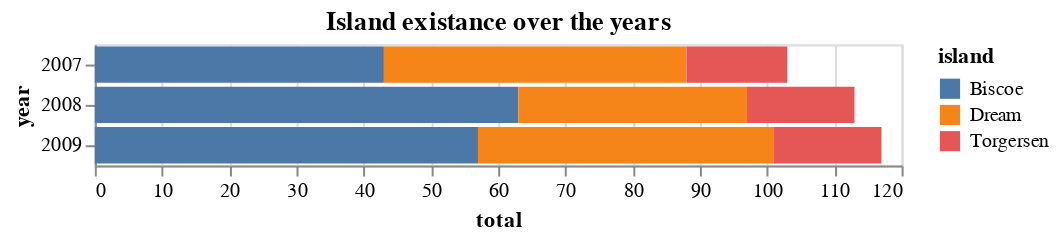

Notebook source saved alongside this figure:
### Code cell
alt.Chart(penguins_year_island.to_pandas()).mark_bar(
).encode(
    alt.Y('year:O'),
    alt.X('total'),
    alt.Color('island')
).properties(title='Island existance over the years'
            )

### Figure 1 — Vega-Lite specification as saved in the notebook (floating-point values rounded to 4 significant figures)
{"config": {"view": {"continuousWidth": 400, "continuousHeight": 300}}, "data": {"name": "data-0c6ff64e9c40157f6d870bc247d22f42"}, "mark": "bar", "encoding": {"color": {"type": "nominal", "field": "island"}, "x": {"type": "quantitative", "field": "total"}, "y": {"type": "ordinal", "field": "year"}}, "title": "Island existance over the years", "$schema": "https://vega.github.io/schema/vega-lite/v4.8.1.json", "datasets": {"data-0c6ff64e9c40157f6d870bc247d22f42": [{"year": 2007, "island": "Biscoe", "total": 43, "gr_total": 103, "perc": 0.4175}, {"year": 2007, "island": "Dream", "total": 45, "gr_total": 103, "perc": 0.4369}, {"year": 2007, "island": "Torgersen", "total": 15, "gr_total": 103, "perc": 0.1456}, {"year": 2008, "island": "Biscoe", "total": 63, "gr_total": 113, "perc": 0.5575}, {"year": 2008, "island": "Dream", "total": 34, "gr_total": 113, "perc": 0.3009}, {"year": 2008, "island": "Torgersen", "total": 16, "gr_total": 113, "perc": 0.1416}, {"year": 2009, "island": "Biscoe", "total": 57, "gr_total": 117, "perc": 0.4872}, {"year": 2009, "island": "Dream", "total": 44, "gr_total": 117, "perc": 0.3761}, {"year": 2009, "island": "Torgersen", "total": 16, "gr_total": 117, "perc": 0.1368}]}}
